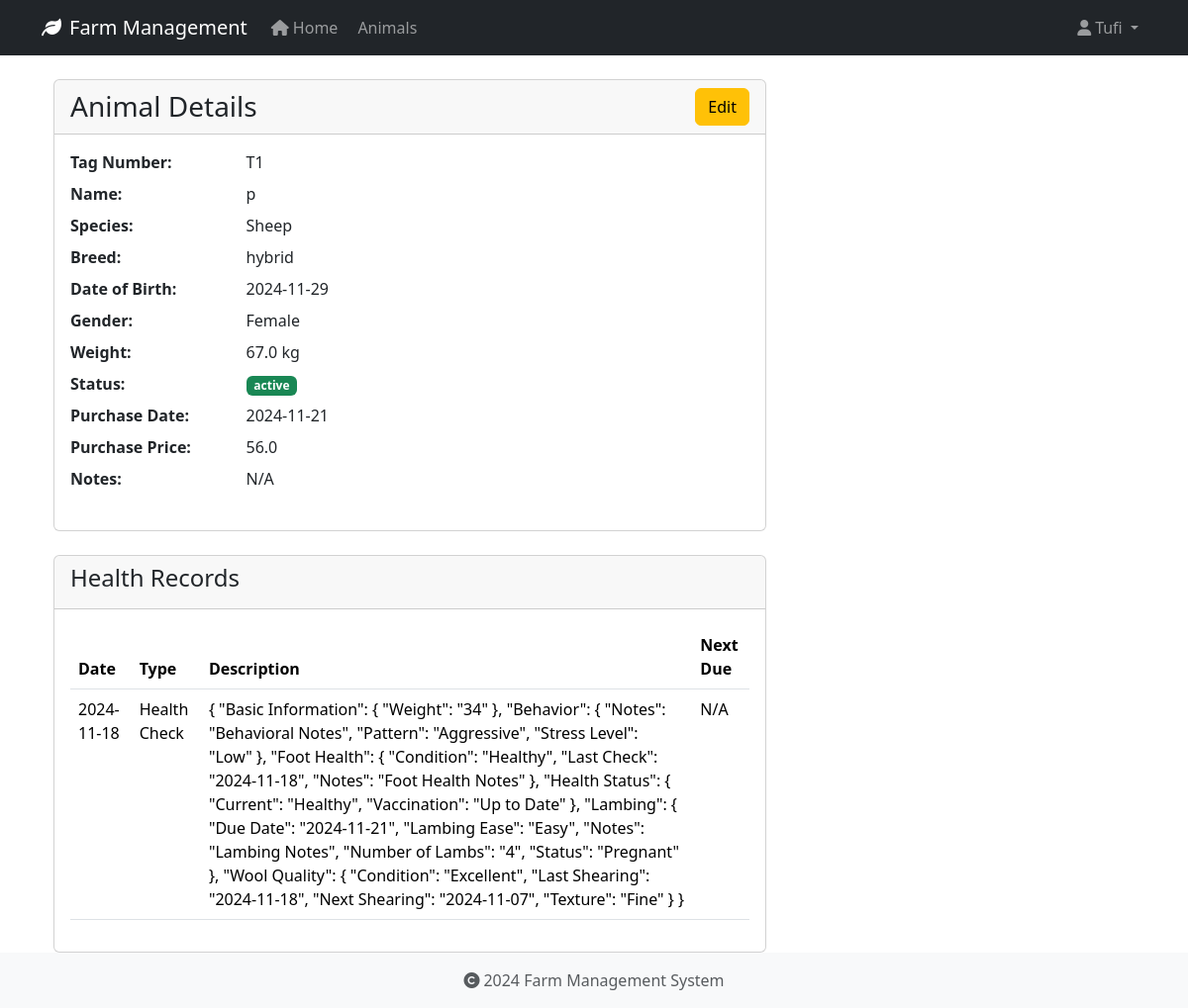
Page /animals/7 (signed in) on the committed database.
### app/models/user.py (models this page shows, shortened)
class User(UserMixin, db.Model):
    id = db.Column(db.Integer, primary_key=True)
    username = db.Column(db.String(80), unique=True, nullable=False)
    email = db.Column(db.String(120), unique=True, nullable=False)
    password_hash = db.Column(db.String(128))
    role = db.Column(db.String(20), default='user')
    created_at = db.Column(db.DateTime, default=datetime.utcnow)
    last_login = db.Column(db.DateTime)
    is_active = db.Column(db.Boolean, default=True)
    first_name = db.Column(db.String(50))
    last_name = db.Column(db.String(50))
    reset_token = db.Column(db.String(100), unique=True)  # Store password reset token
    reset_token_expiration = db.Column(db.DateTime)       # Store token expiration time

### app/models/animal.py (models this page shows, shortened)
class Animal(db.Model):
    id = db.Column(db.Integer, primary_key=True)
    tag_number = db.Column(db.String(50), unique=True, nullable=False, index=True)
    name = db.Column(db.String(100), nullable=True)  # Explicitly mark as nullable
    species = db.Column(db.String(50), nullable=False, index=True)
    breed = db.Column(db.String(50), nullable=True)
    date_of_birth = db.Column(db.Date, nullable=True)
    gender = db.Column(db.String(20), nullable=True)
    weight = db.Column(db.Float, nullable=True)
    status = db.Column(db.String(20), default='active', nullable=False)
    purchase_date = db.Column(db.Date, nullable=True)
    purchase_price = db.Column(db.Float, nullable=True)
    notes = db.Column(db.Text, nullable=True)
    created_at = db.Column(db.DateTime, default=datetime.utcnow, nullable=False)
    updated_at = db.Column(db.DateTime, default=datetime.utcnow, onupdate=datetime.utcnow, nullable=False)
    wool_type = db.Column(db.String(50), nullable=True)
    last_shearing = db.Column(db.Date, nullable=True)
    fleece_weight = db.Column(db.Float, nullable=True)
    wool_grade = db.Column(db.String(20), nullable=True)
    lambing_status = db.Column(db.String(50), nullable=True)
    lambing_date = db.Column(db.Date, nullable=True)
    milk_production = db.Column(db.Float, nullable=True)
    last_milking = db.Column(db.Date, nullable=True)  # Changed from DateTime to Date
    milk_quality = db.Column(db.String(20), nullable=True)
    calving_status = db.Column(db.String(50), nullable=True)
    calving_date = db.Column(db.Date, nullable=True)
    milk_fat_content = db.Column(db.Float, nullable=True)
    egg_production = db.Column(db.Integer, nullable=True)
    egg_color = db.Column(db.String(20), nullable=True)
    comb_type = db.Column(db.String(20), nullable=True)
    laying_status = db.Column(db.String(20), nullable=True)
    last_laying_date = db.Column(db.Date, nullable=True)
    egg_size = db.Column(db.String(20), nullable=True)
    category = db.Column(db.String(50), nullable=True)
    special_needs = db.Column(db.Text, nullable=True)
    diet_requirements = db.Column(db.Text, nullable=True)
    habitat = db.Column(db.String(100), nullable=True)
    health_records = db.relationship('HealthRecord', backref='animal', lazy=True, cascade='all, delete-orphan')

class HealthRecord(db.Model):
    id = db.Column(db.Integer, primary_key=True)
    animal_id = db.Column(db.Integer, db.ForeignKey('animal.id', ondelete='CASCADE'), nullable=False)
    record_type = db.Column(db.String(50), nullable=False)  # Made nullable=False
    date = db.Column(db.Date, nullable=False)
    description = db.Column(db.Text, nullable=True)
    treatment = db.Column(db.Text, nullable=True)
    cost = db.Column(db.Float, nullable=True)
    next_due_date = db.Column(db.Date, nullable=True)
    created_at = db.Column(db.DateTime, default=datetime.utcnow, nullable=False)
    created_by_id = db.Column(db.Integer, db.ForeignKey('user.id', ondelete='SET NULL'), nullable=True)

### app/routes/animals.py (the view)
@bp.route('/<int:id>')
@login_required
def view(id):
    animal = Animal.query.get_or_404(id)
    return render_template('animals/view.html', animal=animal)

### app/models/user.py (called while the page is built)
@login_manager.user_loader
def load_user(user_id):
    return User.query.get(int(user_id))

### app/templates/animals/view.html (shortened to what this page needs)
{% extends "base.html" %}
{% block content %}
<div class="container">
    <div class="row">
        <div class="col-md-8">
            <div class="card">
                <div class="card-header">
                    <div class="d-flex justify-content-between align-items-center">
                        <h3 class="card-title mb-0">Animal Details</h3>
                        <a href="{{ url_for('animals.edit', id=animal.id) }}" class="btn btn-warning">Edit</a>
                    </div>
                </div>
                <div class="card-body">
                    <dl class="row">
                        <dt class="col-sm-3">Tag Number:</dt>
                        <dd class="col-sm-9">{{ animal.tag_number }}</dd>
                        <dt class="col-sm-3">Name:</dt>
                        <dd class="col-sm-9">{{ animal.name or 'N/A' }}</dd>
                        <dt class="col-sm-3">Species:</dt>
                        <dd class="col-sm-9">{{ animal.species }}</dd>
                        <dt class="col-sm-3">Breed:</dt>
                        <dd class="col-sm-9">{{ animal.breed or 'N/A' }}</dd>
                        <dt class="col-sm-3">Date of Birth:</dt>
                        <dd class="col-sm-9">{{ animal.date_of_birth.strftime('%Y-%m-%d') if animal.date_of_birth else 'N/A' }}</dd>
                        <dt class="col-sm-3">Gender:</dt>
                        <dd class="col-sm-9">{{ animal.gender or 'N/A' }}</dd>
                        <dt class="col-sm-3">Weight:</dt>
                        <dd class="col-sm-9">{{ animal.weight|round(2) if animal.weight else 'N/A' }} kg</dd>
                        <dt class="col-sm-3">Status:</dt>
                        <dd class="col-sm-9">
                            <span class="badge {% if animal.status == 'active' %}bg-success{% else %}bg-secondary{% endif %}">
                                {{ animal.status }}
                            </span>
                        </dd>
                        <dt class="col-sm-3">Purchase Date:</dt>
                        <dd class="col-sm-9">{{ animal.purchase_date.strftime('%Y-%m-%d') if animal.purchase_date else 'N/A' }}</dd>
                        <dt class="col-sm-3">Purchase Price:</dt>
                        <dd class="col-sm-9">{{ animal.purchase_price|round(2) if animal.purchase_price else 'N/A' }}</dd>
                        <dt class="col-sm-3">Notes:</dt>
                        <dd class="col-sm-9">{{ animal.notes or 'N/A' }}</dd>
                    </dl>
                </div>
            </div>
            <div class="card mt-4">
                <div class="card-header">
                    <h4>Health Records</h4>
                </div>
                <div class="card-body">
                    {% if animal.health_records %}
                        <table class="table">
                            <thead>
                                <tr>
                                    <th>Date</th>
                                    <th>Type</th>
                                    <th>Description</th>
                                    <th>Next Due</th>
                                </tr>
                            </thead>
                            <tbody>
                                {% for record in animal.health_records %}
                                <tr>
                                    <td>{{ record.date.strftime('%Y-%m-%d') }}</td>
                                    <td>{{ record.record_type }}</td>
                                    <td>{{ record.description }}</td>
                                    <td>{{ record.next_due_date.strftime('%Y-%m-%d') if record.next_due_date else 'N/A' }}</td>
                                </tr>
                                {% endfor %}
                            </tbody>
                        </table>
                    {% else %}
                        <p>No health records found.</p>
                    {% endif %}
                </div>
            </div>
        </div>
    </div>
</div>
{% endblock %}

### app/templates/base.html (shortened to what this page needs)
<!DOCTYPE html>
<html lang="en">
<head>
    <link rel="stylesheet" href="https://cdn.jsdelivr.net/npm/bootstrap@5.3.2/dist/css/bootstrap.min.css">
    <link rel="stylesheet" href="https://cdnjs.cloudflare.com/ajax/libs/font-awesome/6.0.0/css/all.min.css">
    <link rel="stylesheet" href="{{ url_for('static', filename='css/main.css') }}">
</head>
<body>
    <nav class="navbar navbar-expand-lg navbar-dark bg-dark">
        <div class="container">
            <a class="navbar-brand" href="{{ url_for('main.index') }}">
                <i class="fas fa-leaf me-2"></i>Farm Management
            </a>
            <div class="collapse navbar-collapse" id="navbarNav">
                <ul class="navbar-nav">
                    <li class="nav-item">
                        <a class="nav-link" href="{{ url_for('main.index') }}">
                            <i class="fas fa-home me-1"></i>Home
                        </a>
                    </li>
                    <li class="nav-item">
                        <a class="nav-link" href="{{ url_for('animals.index') }}">
                            Animals
                        </a>
                    </li>
                </ul>
                <ul class="navbar-nav ms-auto">
                    {% if current_user.is_authenticated %}
                        <li class="nav-item dropdown">
                            <a class="nav-link dropdown-toggle" href="#" id="userDropdown" role="button" data-bs-toggle="dropdown">
                                <i class="fas fa-user me-1"></i>{{ current_user.username }}
                            </a>
                        </li>
                    {% endif %}
                </ul>
            </div>
        </div>
    </nav>
    <main class="container mt-4">
        {% block content %}
        {% endblock %}
    </main>
    <footer class="footer mt-auto py-3 bg-light">
        <div class="container text-center">
            <span class="text-muted">
                <i class="fas fa-copyright me-1"></i>2024 Farm Management System
            </span>
        </div>
    </footer>
</body>
</html>

### app/static/css/main.css (style rules this page uses)
body { min-height: 100vh; display: flex; flex-direction: column; }
main { flex: 1 0 auto; }
.footer { flex-shrink: 0; }

### rows in the picture
User: username "Tufi"
Animal: tag_number "T1", name "p", species "Sheep", breed "hybrid", date_of_birth "2024-11-29", gender "Female", weight "67.0", status "active", purchase_date "2024-11-21", purchase_price "56.0", notes "N/A"
HealthRecord: date "2024-11-18", record_type "Health Check", description "{ \"Basic Information\": { \"Weight\": \"34\" }, \"Behavior\": { \"Notes\": \"Behavioral Notes\", \"Pattern\": \"Aggressive\", \"Stress Level\": \"Low\" }, \"Foot Health\": { \"Condition\": \"Healthy\", \"Last Check\": \"2024-11-18\", \"Notes\": \"Foot Health Notes\" }, \"Health Status\": { \"Current\": \"Healthy\", \"Vaccination\": \"Up to Date\" }, \"Lambing\": { \"Due Date\": \"2024-11-21\", \"Lambing Ease\": \"Easy\", \"Notes\": \"Lambing Notes\", \"Number of Lambs\": \"4\", \"Status\": \"Pregnant\" }, \"Wool Quality\": { \"Condition\": \"Excellent\", \"Last Shearing\": \"2024-11-18\", \"Next Shearing\": \"2024-11-07\", \"Texture\": \"Fine\" } }", next_due_date "N/A"
